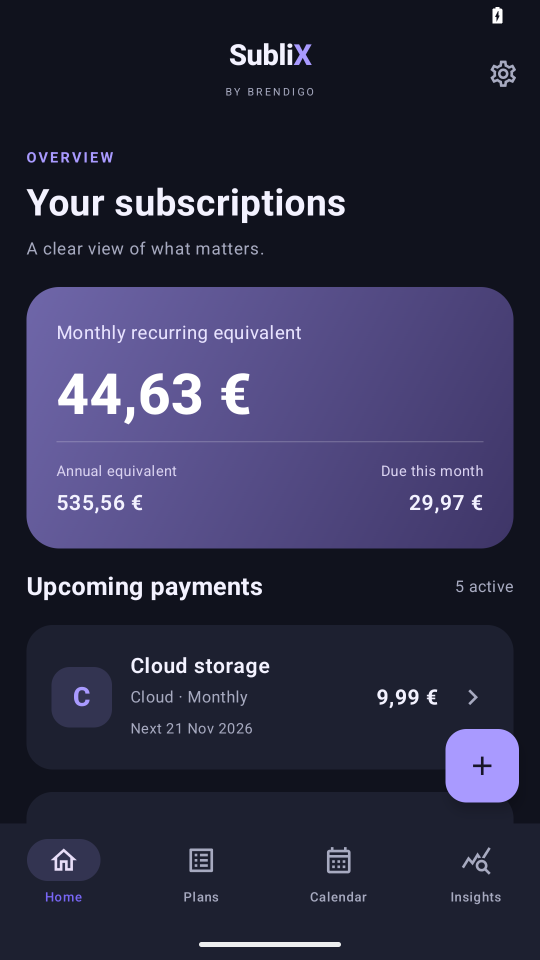
#> input picture brending/baselines/v0.1.2/free/01-home.png, 1080 x 1920 px (shown at 1/2 size); its folder holds only this picture in this run
$ python -i validate_captures.py   (imports and definitions only)
#> lines starting #> are read from the running program, lines starting #| are printed output that depends on the picture
#> further down, picture is the input picture: PIL image 1080x1920 RGBA; mean R, G, B, A 45.2, 44.7, 69.4, 255
#!/usr/bin/env python3
"""Validate version-matched Android emulator PNGs, including blocking-overlay rejection.

Image dimensions and distinct hashes alone are insufficient: older SubliX captures
were contaminated by an Android "Pixel Launcher isn't responding" system dialog.
A large pale modal covering the center of a dark-theme app is a capture failure.
This is a *capture integrity* gate, not proof of 1:1 design conformance.
"""
from pathlib import Path
from hashlib import sha256
from PIL import Image

ROOT = Path(__file__).resolve().parents[1]


def has_blocking_light_overlay(image: Image.Image) -> bool:
    """Reject near-white, screen-blocking system dialogs in dark-theme captures.

    All official gallery frames use SubliX's dark theme and capture normal pages,
    not Android system pickers. Sample the entire central viewport as a test,
    WITHOUT masking/cropping any pixels in the screenshots or RGB report.
    """
    width, height = image.size
#> width = 1080; height = 1920
    center = image.crop((int(width * .15), int(height * .40),
                         int(width * .85), int(height * .60)))
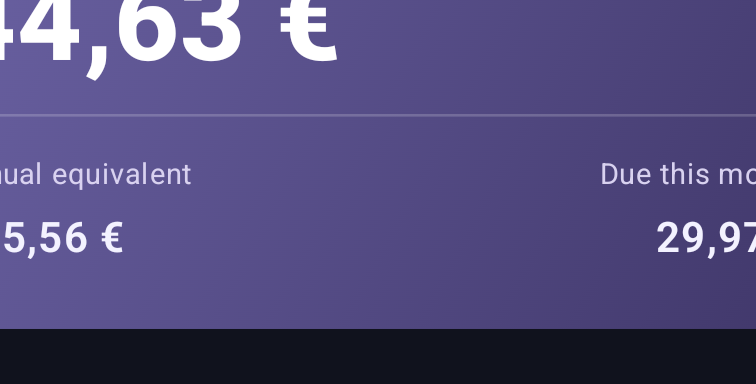
#> center: PIL image 756x384 RGBA; mean R, G, B, A 81.9, 75, 123.5, 255
    samples = center.convert("RGB").resize((80, 48), Image.Resampling.NEAREST)
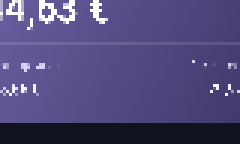
#> samples: PIL image 80x48 RGB (shown 3 times larger); mean R, G, B 80.5, 73.6, 122.2
    bright = sum(1 for rgb in samples.getdata() if min(rgb) >= 225)
#> bright = 107
    return bright / (80 * 48) >= .80


def validate_capture_image(screenshot: Path, expected_size=(1080, 1920)) -> None:
    """Verify PNG structure before image decode; never modify source pixels."""
    with Image.open(screenshot) as im:
        assert im.format == "PNG" and im.size == expected_size, screenshot
        im.verify()
    with Image.open(screenshot) as im:
        if has_blocking_light_overlay(im):
            raise AssertionError(
                f"BLOCKING SYSTEM DIALOG / BRIGHT OVERLAY: {screenshot}. "
                "Re-capture from a responsive emulator; do not publish to Play.")


def validate_captures(root: Path = ROOT) -> int:
    version = (root / "VERSION").read_text(encoding="utf-8").strip()
    captures = root / "brending/screenshots-real"
    assert (captures / "CAPTURE_VERSION").read_text(encoding="utf-8").strip() == version
    digests = {}
    for edition, count in (("free", 20), ("pro", 25)):
        screenshots = sorted((captures / edition).glob("*.png"))
        assert len(screenshots) == count, (edition, len(screenshots))
        for screenshot in screenshots:
            validate_capture_image(screenshot)
            digest = sha256(screenshot.read_bytes()).hexdigest()
            if digest in digests:
                raise RuntimeError(
                    f"Duplicate screenshot for two routes: {digests[digest]} and {screenshot}")
            digests[digest] = screenshot
    assert len(digests) == 45
    return len(digests)


# [3 lines not run here, left out]

>>> from PIL import Image
>>> picture = Image.open('../brending/baselines/v0.1.2/free/01-home.png')
>>> result = has_blocking_light_overlay(picture)
#> result = False

$ run again, on brending/baselines/v0.1.2/free/02-subscriptions.png
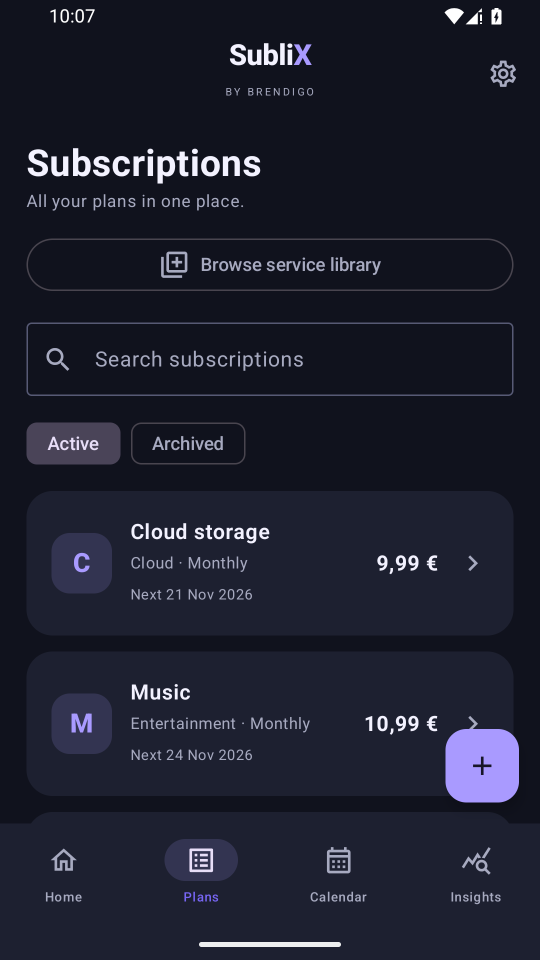
#> input picture brending/baselines/v0.1.2/free/02-subscriptions.png, 1080 x 1920 px (shown at 1/2 size)
#> picture is the input picture: PIL image 1080x1920 RGBA; mean R, G, B, A 29.2, 31.3, 45.8, 255
#> in has_blocking_light_overlay, `center = image.crop((int(width * .15), int(height * .40), int(width * ..`:
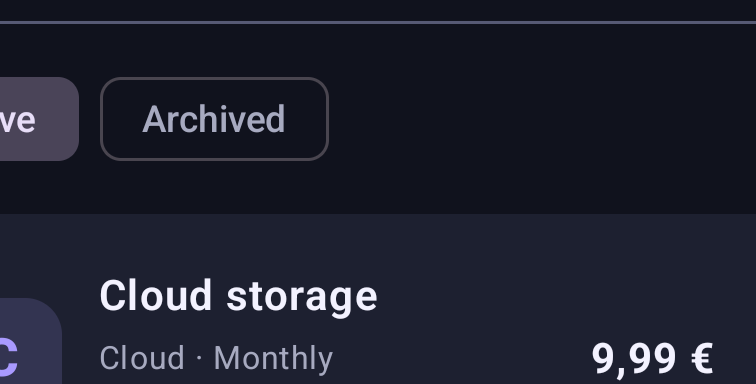
#> center: PIL image 756x384 RGBA; mean R, G, B, A 29.6, 31.7, 45.6, 255
#> in has_blocking_light_overlay, `samples = center.convert("RGB").resize((80, 48), Image.Resampling.NEAR..`:
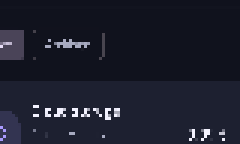
#> samples: PIL image 80x48 RGB (shown 3 times larger); mean R, G, B 27.9, 30.1, 43.8
#> bright = 47
#> result = False

$ run again, on brending/baselines/v0.1.2/free/04-service-library.png
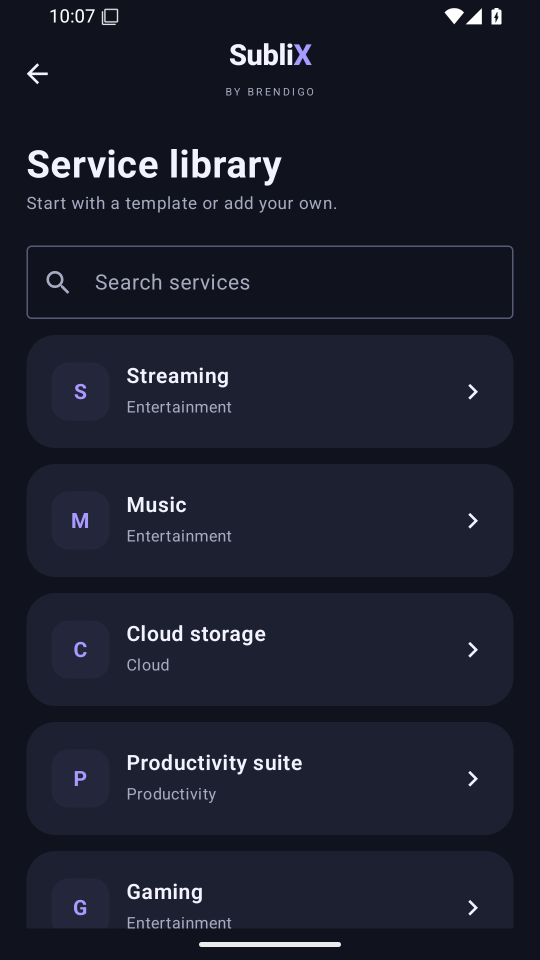
#> input picture brending/baselines/v0.1.2/free/04-service-library.png, 1080 x 1920 px (shown at 1/2 size)
#> picture is the input picture: PIL image 1080x1920 RGBA; mean R, G, B, A 27.7, 30.1, 43.9, 255
#> in has_blocking_light_overlay, `center = image.crop((int(width * .15), int(height * .40), int(width * ..`:
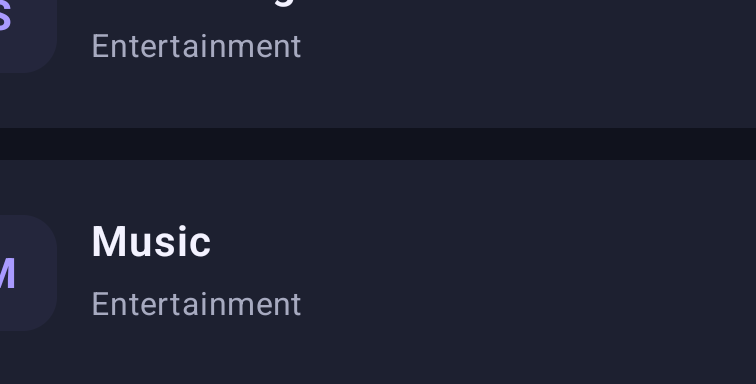
#> center: PIL image 756x384 RGBA; mean R, G, B, A 30.9, 33.7, 49.7, 255
#> in has_blocking_light_overlay, `samples = center.convert("RGB").resize((80, 48), Image.Resampling.NEAR..`:
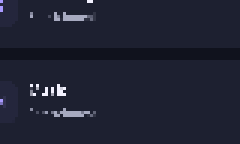
#> samples: PIL image 80x48 RGB (shown 3 times larger); mean R, G, B 31.4, 34.2, 50.2
#> bright = 19
#> result = False
